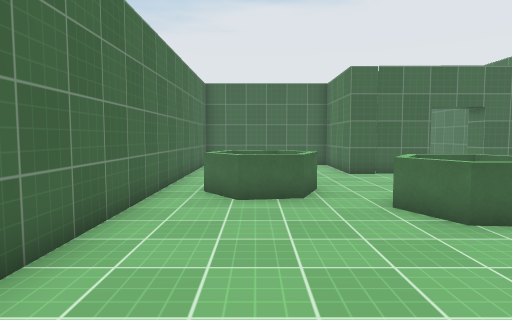
view 1 (above)

12 first-person views from a walk through a 3-D level made in the Unity game engine. The camera is 1.4 m above the floor, tilts 4° down and sees 75° across. The floor is counted in squares, 1 m on a side. Each view is taken from the middle of a square. On the plan, view 1 faces up. The plan holds only what a view shows up to about 15 squares ahead; the rest is blank. The player character is not drawn. Door leaves are left out, so doorways stand open. Surface patterns are stand-ins for the level's own textures.

view 2
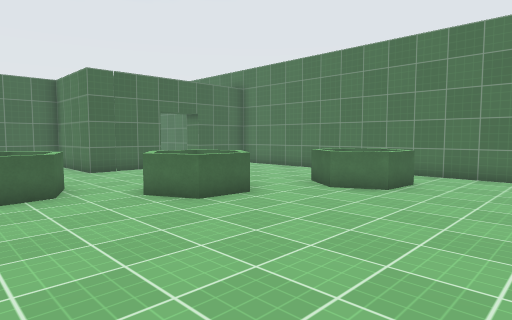

view 3
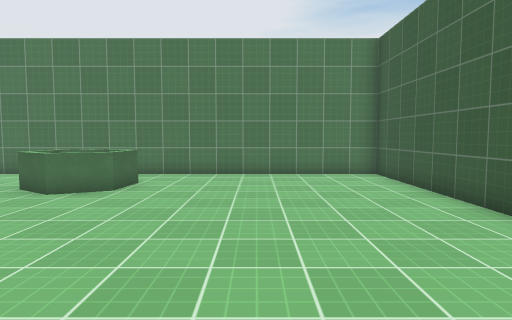

view 4
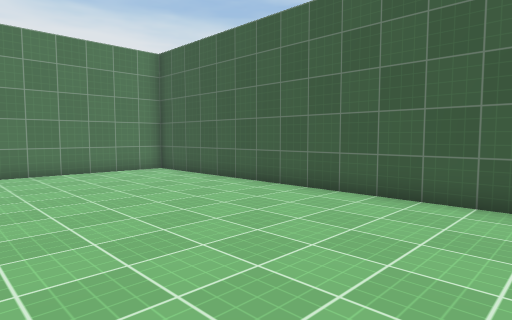

view 5
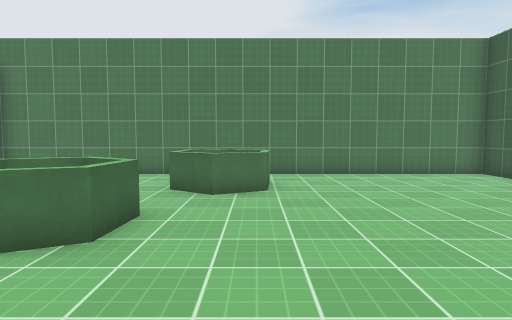

view 6
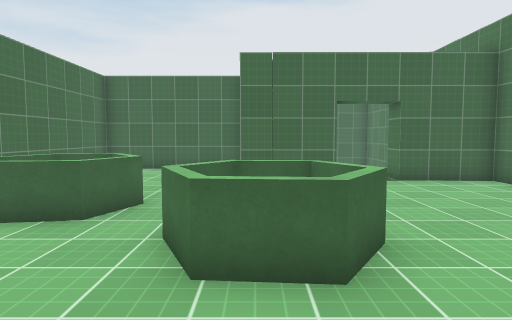

view 7
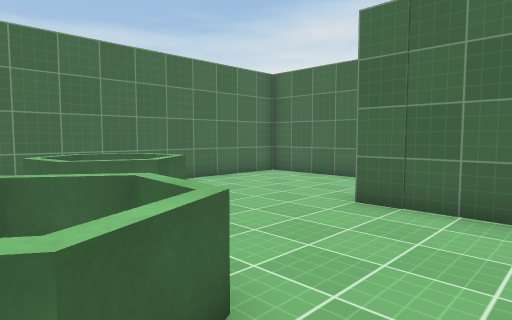

view 8
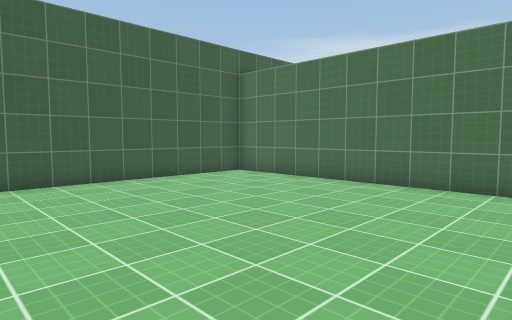

view 9
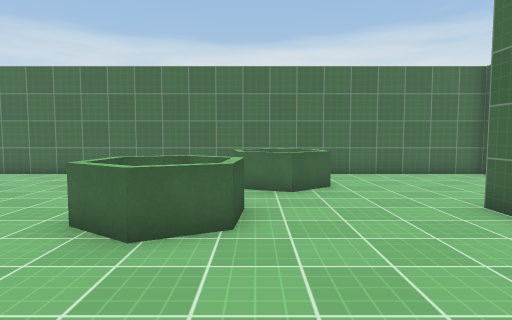

view 10
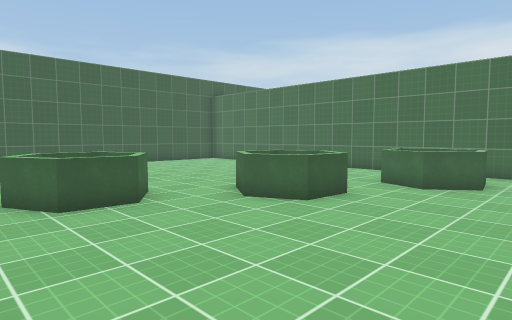

view 11
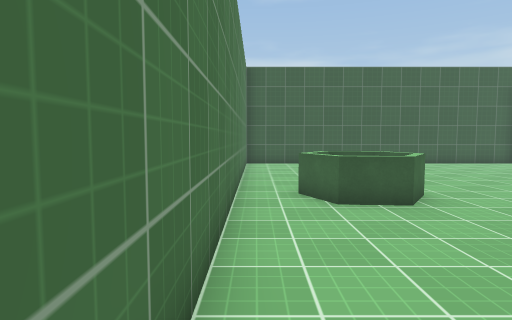

view 12
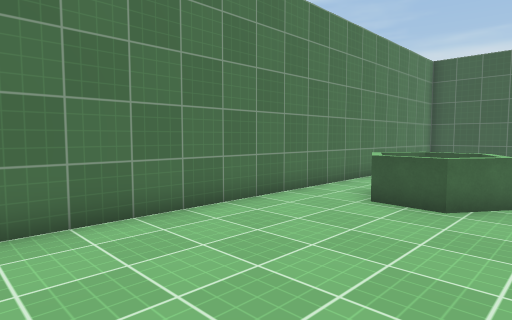

### Floor plan
Points are (right, up) in squares from view 1. A wall is a line through its corners. A room is listed if a view was taken in it or the views show most of it. See-through windows are left out.
Room 1 (views 1, 2, 3, 4, 5, 6)
walls: (-2.5, 7.5) (-2.5, -5.5) (11.5, -5.5) (11.5, 3.5)
low walls: (4.9, 5.1) (3.4, 5.2) (2.7, 6.6); (9.2, 2.6) (7.6, 2.7) (7, 4); (1.6, 8.9) (1.1, 7.5) (-0.4, 7.3) (-1.4, 8.5)
ways out: opening at (-2, 8) to room 2; opening at (3, 9) to room 2; opening at (6, 5) to room 2; opening at (11, 4) to room 2
Room 2 (views 7, 8, 9, 10, 11, 12)
walls: (6.6, 12.5) (3.5, 12.5) (3.5, 15.8); (5.1, 13.5) (4.4, 13.5); (3.4, 16.5) (-2.5, 16.5) (-2.5, 7.5); (11.5, 3.5) (11.5, 12.5) (8.5, 12.5)
low walls: (3.5, 7.8) (5, 7.7) (5.7, 6.3) (4.9, 5.1); (-0.8, 9.9) (0.7, 10.1) (1.6, 8.9); (7, 4) (7.8, 5.3) (9.3, 5.2) (10, 3.8)
ways out: opening at (-2, 8) to room 1; opening at (3, 9) to room 1; opening at (6, 5) to room 1; opening at (11, 4) to room 1; open door at (7.5, 13)

Where each view was taken, in squares from view 1:
view 1: 0 up, 0 right, facing up
view 2: 1 down, 1 left, facing up-right
view 3: 1 down, 1 left, facing right
view 4: 2 up, 2 left, facing down-right
view 5: 3 up, 1 left, facing right
view 6: 2 up, 4 right, facing up
view 7: 6 up, 7 right, facing up-left
view 8: 5 up, 7 right, facing down-left
view 9: 8 up, 10 right, facing left
view 10: 12 up, 11 right, facing down-left
view 11: 12 up, 11 right, facing down
view 12: 12 up, 6 right, facing down-right
